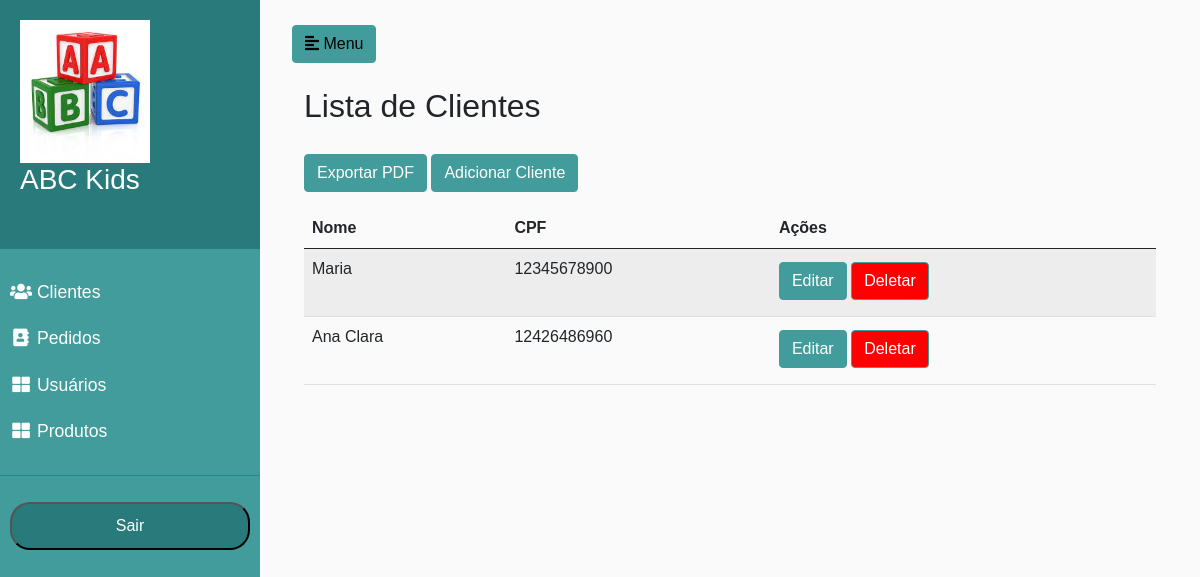
/venda/ (signed in), run on an earlier commit of the app's database.
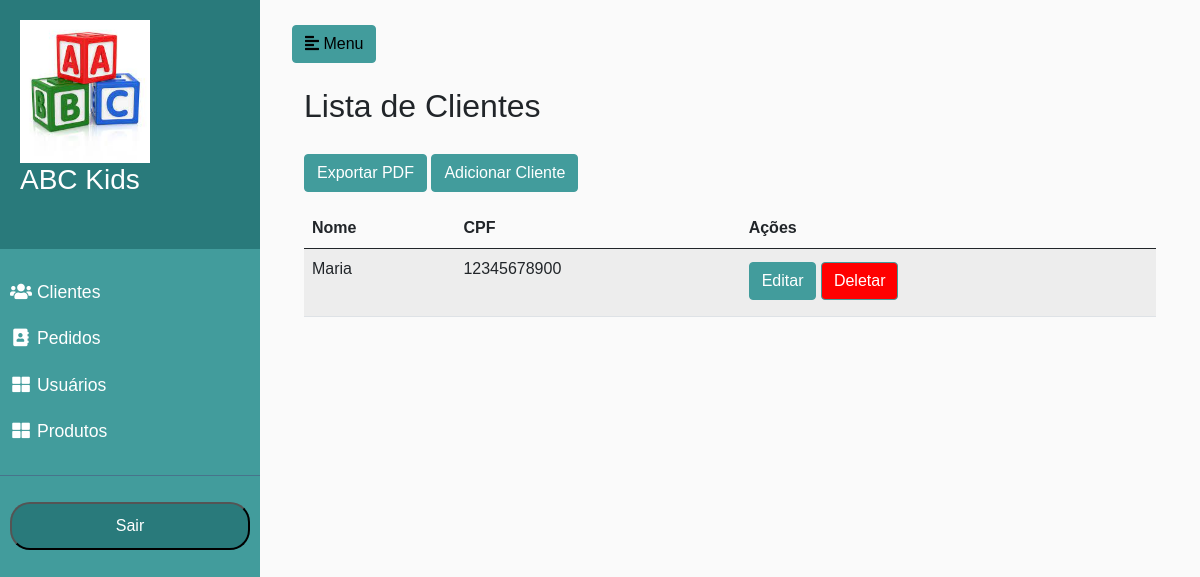
And on a later commit of the database.
### venda/models.py (models this page shows, shortened)
class Cliente(models.Model):
    nome = models.CharField(max_length=100)
    cpf = models.CharField(max_length=15, unique=True)

### venda/views.py (the view)
# urls.py: path('',listar_clientes, name="listar_clientes"),
@login_required
def listar_clientes(request):
    clientes = Cliente.objects.all()
    return render(request, 'clientes/listar_clientes.html' , {'clientes': clientes})

### venda/templates/clientes/listar_clientes.html (shortened to what this page needs)
{% extends "base.html" %}
{% load static %}
{% block 'dashboard' %}
<h2 class="my-4">Lista de Clientes</h2>
<a href="{% url 'exportar_clientes_pdf' %}" target="_blank" class="btn colorprimarybtn2 mb-3">Exportar PDF</a>
<a href="{% url 'criar_clientes' %}" class="btn colorprimarybtn2 mb-3">Adicionar Cliente</a>
<table class="table table-striped">
  <thead>
    <tr>
      <th>Nome</th>
      <th>CPF</th>
      <th>Ações</th>
    </tr>
  </thead>
  <tbody>
    {% for cliente in clientes %}
    <tr>
      <td>{{ cliente.nome }}</td>
      <td>{{ cliente.cpf }}</td>
      <td>
        <a href="{% url 'atualizar_cliente' cliente.id %}" class="btn colorprimarybtn2 mb-2">Editar</a>
        <form action="{% url 'deletar_cliente' cliente.id %}" method="POST" style="display:inline;">
            <button type="submit" style="background-color: red; color: white" class="btn colorprimarybtn2 mb-2"  onclick="return confirm('Tem certeza que deseja excluir este cliente?');">Deletar</button>
        </form>
      </td>
    </tr>
    {% empty %}
    <tr>
      <td colspan="3">Nenhum cliente cadastrado.</td>
    </tr>
    {% endfor %}
  </tbody>
</table>
{% endblock %}

What changed in the data, as far as the page shows it:
removed Cliente: nome "Ana Clara", cpf "12426486960"
